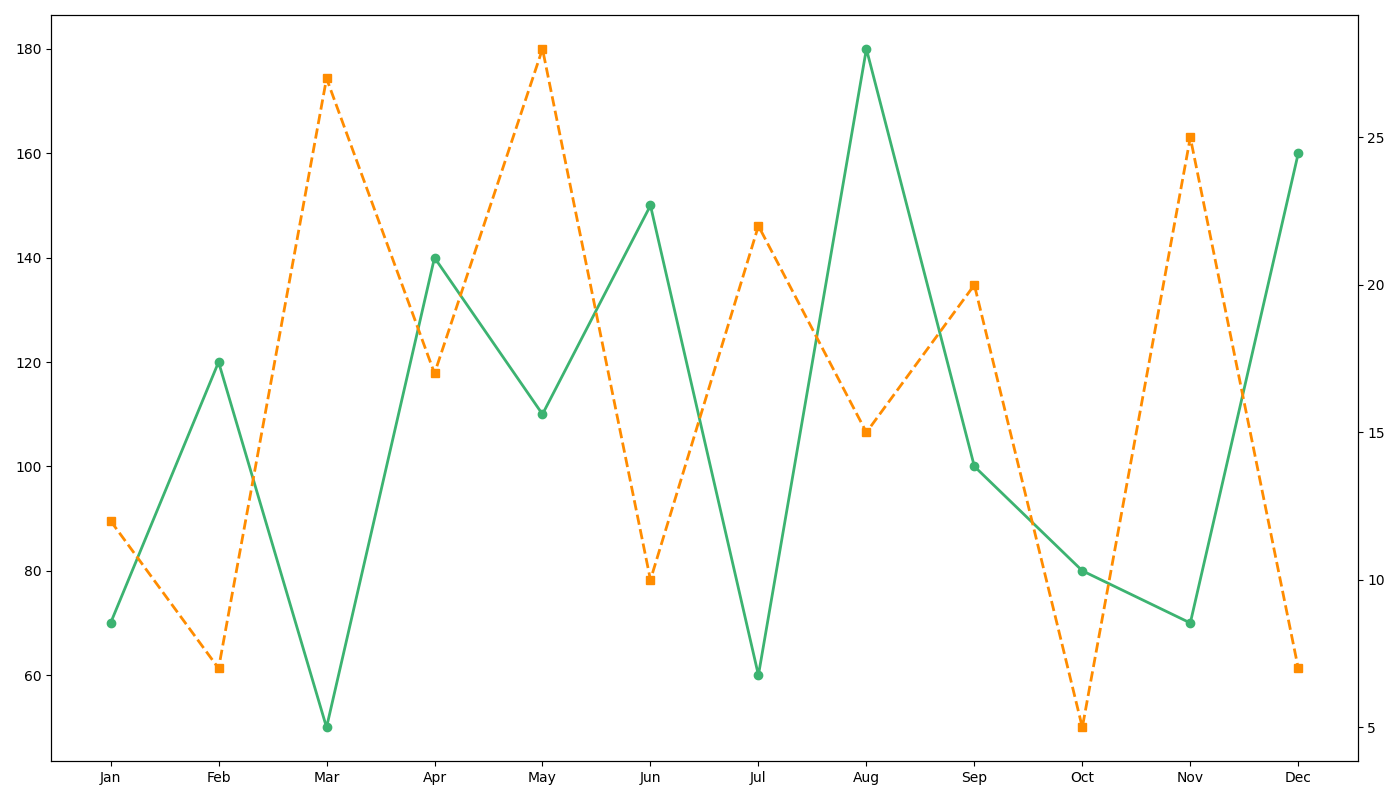

This chart was generated by the following Python code:
import matplotlib.pyplot as plt
import numpy as np

# Define the months as x-axis labels
months = ["Jan", "Feb", "Mar", "Apr", "May", "Jun", "Jul", "Aug", "Sep", "Oct", "Nov", "Dec"]

# Rainfall data now has shuffled values to reflect randomness while maintaining dimension
rainfall = [70, 120, 50, 140, 110, 150, 60, 180, 100, 80, 70, 160]

# Average temperature data also shuffled to reflect randomness
avg_temperature = [12, 7, 27, 17, 28, 10, 22, 15, 20, 5, 25, 7]

# Create a figure and axis for the first plot
fig, ax1 = plt.subplots(figsize=(14, 8))

# Rainfall data plotted with markers and line style
ax1.plot(months, rainfall, marker='o', linestyle='-', color='mediumseagreen', linewidth=2)

# Create a second y-axis for average temperature data
ax2 = ax1.twinx()

# Average temperature data plotted with different markers and line style
ax2.plot(months, avg_temperature, marker='s', linestyle='--', color='darkorange', linewidth=2)

# Adjust layout to prevent overlapping
fig.tight_layout()

# Display the plot
plt.show()
